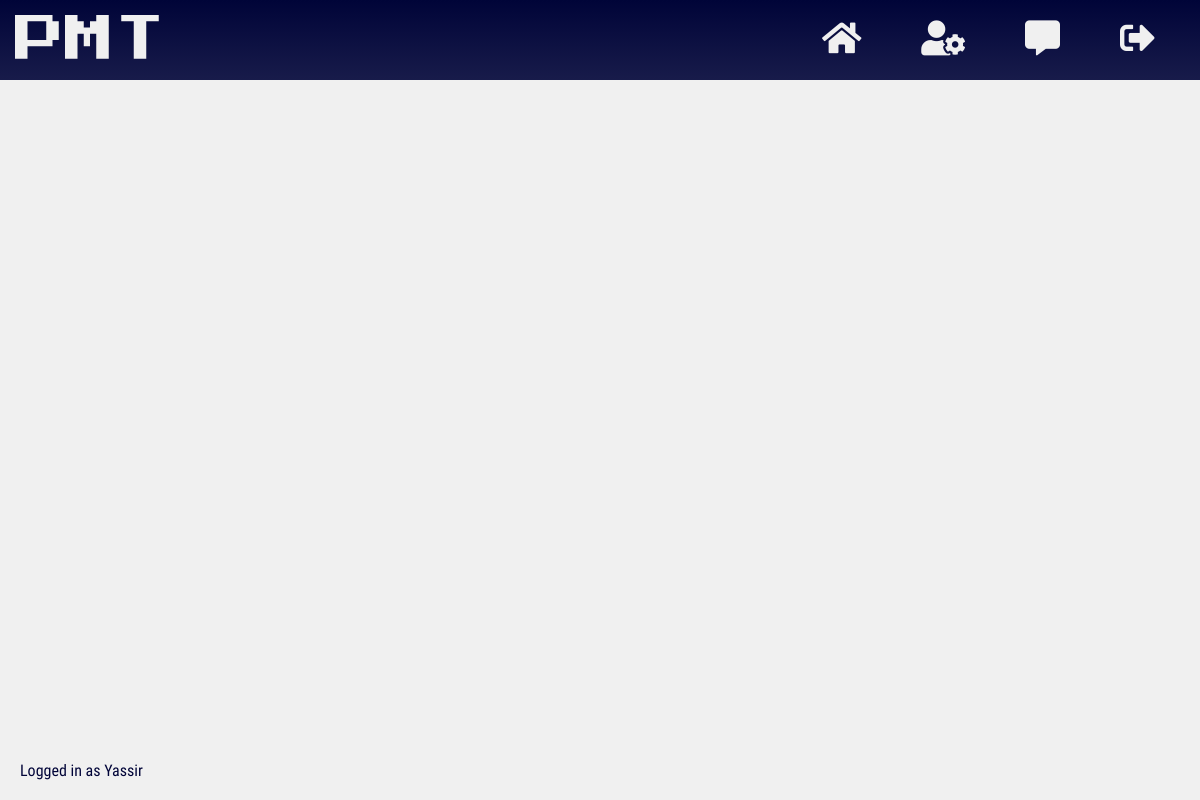
Before: /messages (signed in) with the older database file.
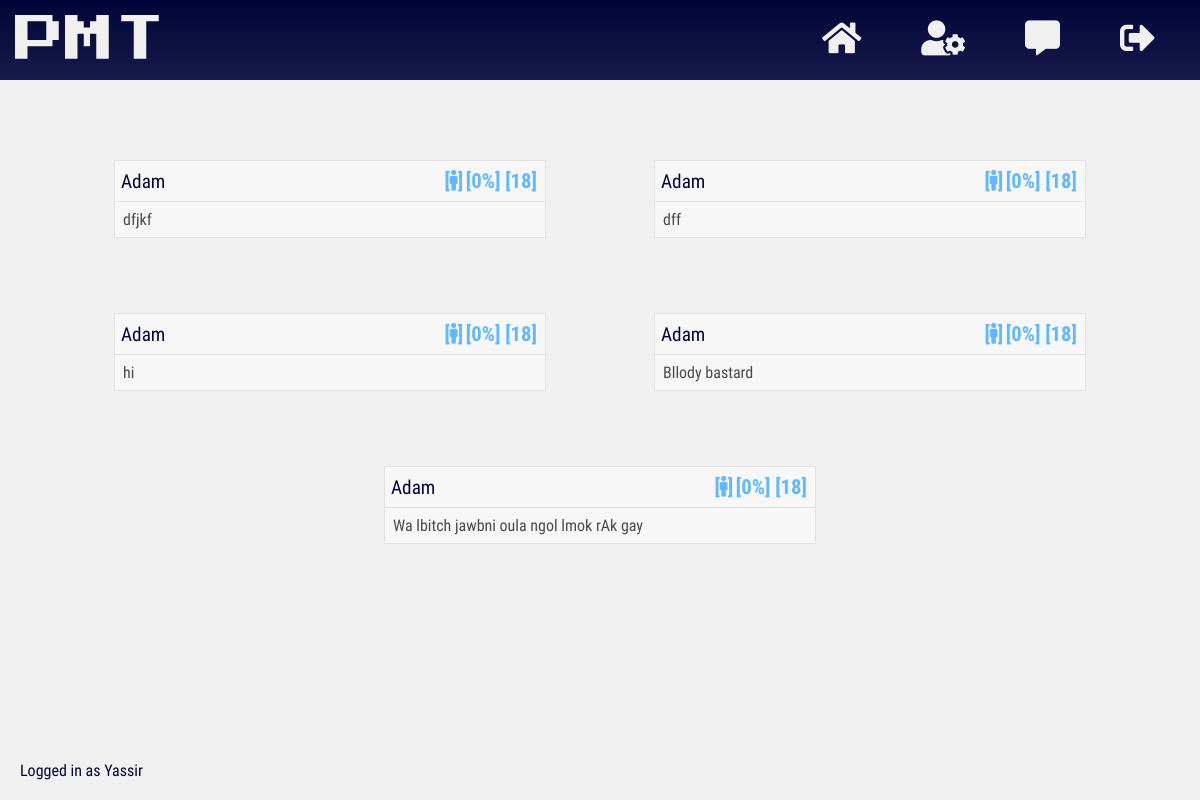
After: the same page with the newer database file.
### app/models.py (models this page shows, shortened)
class User(db.Model, UserMixin):
    __tablename__ = 'users'
    id = db.Column(db.Integer(), primary_key=True)
    username = db.Column(db.String(length=20), nullable=False, unique=True)
    email = db.Column(db.String(length=50), nullable=False, unique=True)
    password_hash = db.Column(db.String(length=60), nullable=False)
    age = db.Column(db.Integer(), nullable=False)
    gender = db.Column(db.String(length=6), nullable=False)
    assumptions = db.relationship('Assumption', secondary=users_to_assumptions,
    backref=db.backref('users', lazy=True), lazy=True)
    added_users = db.relationship('User', secondary=users_to_users,
                  primaryjoin=(users_to_users.c.added_id == id),
                  secondaryjoin=(users_to_users.c.adder_id == id),
                  backref=db.backref('adder_users', lazy=True), lazy=True)
    @property
    def password(self):
        return self.password

class Message(db.Model):
    __tablename__ = 'messages'
    id = db.Column(db.Integer(), primary_key=True)
    sender_id = db.Column(db.Integer(), nullable=False)
    recipient_id = db.Column(db.Integer(), nullable=False)
    message = db.Column(db.String(), nullable=False)
    is_auto_generated = db.Column(db.Boolean, default=False, nullable=False)

### app/routes.py (the view)
@app.route('/messages')
@login_required
def messages_page():
    messages = db.session.query(Message).order_by(db.desc(Message.id)).all()
    users = User.query.all()
    return render_template('messages.html', messages=messages, users=users,
    calculate_compatibility=calculate_compatibility)

### app/helpers.py (called while the page is built)
def calculate_compatibility(userid):
    commons = 0
    user = User.query.filter_by(id=userid).first()
    user_length = len(user.assumptions)
    main_length = len(current_user.assumptions)
    for assumption in current_user.assumptions:
        if assumption in user.assumptions:
            commons += 1
    if main_length > user_length:
        return round((commons/main_length) * 100, 2)
    elif user_length > main_length:
        return round((commons/user_length) * 100, 2)
    elif user_length == 0 or main_length == 0:
        return round(0, 2)
    else:
        return round((commons/main_length) * 100, 2)

### user_loader/__init__.py (called while the page is built)
@login_manager.user_loader
def load_user(user_id):
    return User.query.get(int(user_id))

### app/templates/messages.html (shortened to what this page needs)
{% extends 'uniform/base.html' %}
{% block css_files %}
<link rel="stylesheet"
href="{{ url_for('static', filename='css/messages.css') }}">
{% endblock %}
{% block content %}
<ul id="list_of_users">
  {% for message in messages %}
  {% for user in users %}
  {% if message.sender_id == user.id and
  message.recipient_id == current_user.id
  and user in current_user.added_users and not message.is_auto_generated %}
  <div class="list-item-wrapper" USER_ID="{{ user.id }}">
    <li>
      <span class="username">{{ user.username }}</span>
      <span class="meta-data">
        <span class="gender {{ user.gender }}">
        [<i class="fas fa-{{ user.gender }}" name="gender"></i>]</span>
        <span class="compatibility">[{{ calculate_compatibility(user.id) }}%]
        </span>
        <span class="age">[{{ user.age }}]</span>
      </span>
    </li>
    <div class="message">
      {{ message.message }}
    </div>
  </div>
  {% endif %}
  {% endfor %}
  {% endfor %}
</ul>
{% endblock %}
{% block footer %}
Logged in as {{ current_user.username }}
{% endblock %}

### app/templates/uniform/base.html (shortened to what this page needs)
<!DOCTYPE html>
<html lang="en" dir="ltr">
  <head>
    <link rel="stylesheet"
    href="{{ url_for('static', filename='css/uniform/minified/base.css') }}">
    {% if current_user.is_authenticated %}
    <link rel="stylesheet"
    href="{{ url_for('static', filename='icons/css/minified/all.css') }}">
    {% endif %}
    {% block css_files %}{% endblock %}
  </head>
  <body>
    <header>
      <span>
        <abbr title="Personality Matching Tool.">
          <a href="{{ url_for('home_page') }}">PMT</a>
        </abbr>
      </span>
      <nav>
        {% if current_user.is_authenticated %}
        <a href="{{ url_for('home_page') }}" title="home"><span class="home">
          <i class="fas fa-home"></i>
        </span></a>
        <a href="{{ url_for('assumptions_page') }}" title="assumptions">
          <span class="assumptions">
          <i class="fas fa-user-cog"></i>
          </span>
        </a>
        <a href="{{ url_for('messages_page') }}" title="messages">
          <span class="messages">
            <i class="fas fa-comment-alt"></i>
          </span>
        </a>
        <a href="{{ url_for('logout_page') }}" title="logout">
          <span class="logout">
          <i class="fas fa-sign-out-alt"></i>
        </span></a>
        {% endif %}
      </nav>
    </header>
    <main>
      {% block content %}{% endblock %}
    </main>
    <footer>
      {% block footer %}{% endblock %}
    </footer>
  </body>
</html>

### app/static/css/uniform/minified/base.css (style rules this page uses)
* { box-sizing:border-box;margin:0 }
body { background:#f0f0f0 }
header { display:flex;flex-direction:column;background:linear-gradient(to bottom,#000438,rgba(0,4,56,.9));color:#f0f0f0;padding-bottom:10px }
header>span { font-size:70px;margin:30px 0 30px 0;font-family:brand-font,sans-serif }
header abbr { text-decoration:none }
header * { text-align:center }
header>nav { display:flex;font-size:20px;font-weight:900 }
nav>a { flex-basis:100% }
a,a:active,a:hover,a:link,a:visited { color:inherit;text-decoration:none }
button,header { -webkit-touch-callout:none;-webkit-user-select:none;-khtml-user-select:none;-moz-user-select:none;-ms-user-select:none;user-select:none }
main { margin-bottom:50px }
footer { position:fixed;bottom:0;right:0;left:0;padding:20px;background:rgba(240,240,240);color:#000438;font-family:roboto-regular,sans-serif;text-align:center }
@media (min-width:769px) { header { flex-direction:row;padding:15px;justify-content:space-between;align-items:center } }
@media (min-width:769px) { header>span { font-size:50px;margin:0 } }
@media (min-width:769px) { header>nav { font-weight:100;font-size:35px } }
@media (min-width:769px) { nav>a>span { padding:10px 30px } }
@media (min-width:769px) { nav>a>span { -webkit-transition:background .1s ease;-o-transition:background .1s ease;-moz-transition:background .1s ease;-ms-transition:background .1s ease } }
@media (min-width:769px) { header { position:sticky;top:0;z-index:1 } }
@media (min-width:769px) { footer { text-align:left } }

### app/static/css/messages.css (style rules this page uses)
ul { padding: 0; margin: 80px auto 0 auto; width: 90%; display: flex; flex-wrap: wrap; }
.list-item-wrapper { flex-basis: 100%; position: relative; margin-bottom: 75px; }
li { border: 1px solid rgba(0, 0, 0, .09); border-bottom: 0; display: flex; justify-content: space-between; flex-wrap: wrap; font-family: sans-serif; background: rgb(247, 247, 247); padding: 3px; font-size: 25px; }
.meta-data { order: 1; padding: 5px; color: rgb(97, 184, 255); font-size: .44em; align-self: center; font-family: roboto-bold, sans-serif; -webkit-touch-callout: none; -webkit-user-select: none; -khtml-user-select: none; -moz-user-select: none; -ms-user-select: none; user-select: none; }
.username { font-family: roboto-regular, sans-serif; align-self: center; padding: 3px; color: rgb(0, 4, 56); font-size: .77em; }
.gender, .compatibility, .age { font-size: 1.8em; }
.message { background: rgb(247, 247, 247); padding: 8px; color: rgba(30, 30, 30, .8); font-family: roboto-regular; border: 1px solid rgba(0, 0, 0, .09); }
@media (min-width: 769px) { ul { justify-content: space-between; } }
@media (min-width: 769px) { li { transition: box-shadow 250ms ease; } }
@media (min-width: 769px) { ul { justify-content: space-around; } }
@media (min-width: 769px) { .list-item-wrapper { flex-basis: 40%; } }
@media (min-width: 769px) { .meta-data { font-size: .46em; } }

Changed rows visible on the page:
added Message: message "dfjkf"
now on this page (row unchanged): User: username "Adam", calculate_compatibility "0", age "18"
added Message: message "dff"
added Message: message "hi"
now on this page (row unchanged): Message: message "Bllody bastard"
now on this page (row unchanged): Message: message "Wa lbitch jawbni oula ngol lmok rAk gay"
